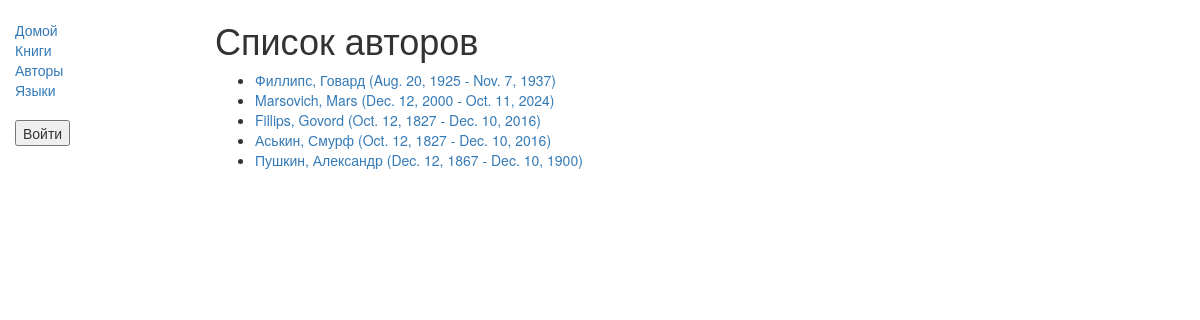
Screenshot of /catalog/authors/ with the database file from the repository.
### catalog/models.py (models this page shows)
class Author(models.Model):
    first_name = models.CharField(max_length=100)
    last_name = models.CharField(max_length=100)
    date_of_birth = models.DateField(null=True, blank=True)
    date_of_death = models.DateField('Died', null=True, blank=True)
    def get_absolute_url(self):
        return reverse('author-detail', args=[str(self.id)])
    def __str__(self):
        return '%s, %s' % (self.last_name, self.first_name)

### catalog/views.py (the view)
# urls.py: path('authors/', views.AuthorListView.as_view(), name='authors'),
class AuthorListView(generic.ListView):
    model = Author

### catalog/templates/catalog/author_list.html
{% extends "base_generic.html" %}
{% block content %}
<h1>Список авторов</h1>
{% if author_list %}
  <ul>
  {% for author in author_list %}
    <li>
      <a href="{{ author.get_absolute_url }}">
      {{ author }} ({{author.date_of_birth}} - {% if author.date_of_death %}{{author.date_of_death}}{% endif %})
      </a>
    </li>
  {% endfor %}
 </ul>
{% else %}
  <p>Нет доступных авторов.</p>
{% endif %}
{% endblock %}

### rows the page displays
Author: last_name+first_name "Филлипс, Говард", date_of_birth "Aug. 20, 1925", date_of_death "Nov. 7, 1937"
Author: last_name+first_name "Marsovich, Mars", date_of_birth "Dec. 12, 2000", date_of_death "Oct. 11, 2024"
Author: last_name+first_name "Fillips, Govord", date_of_birth "Oct. 12, 1827", date_of_death "Dec. 10, 2016"
Author: last_name+first_name "Аськин, Смурф", date_of_birth "Oct. 12, 1827", date_of_death "Dec. 10, 2016"
Author: last_name+first_name "Пушкин, Александр", date_of_birth "Dec. 12, 1867", date_of_death "Dec. 10, 1900"
